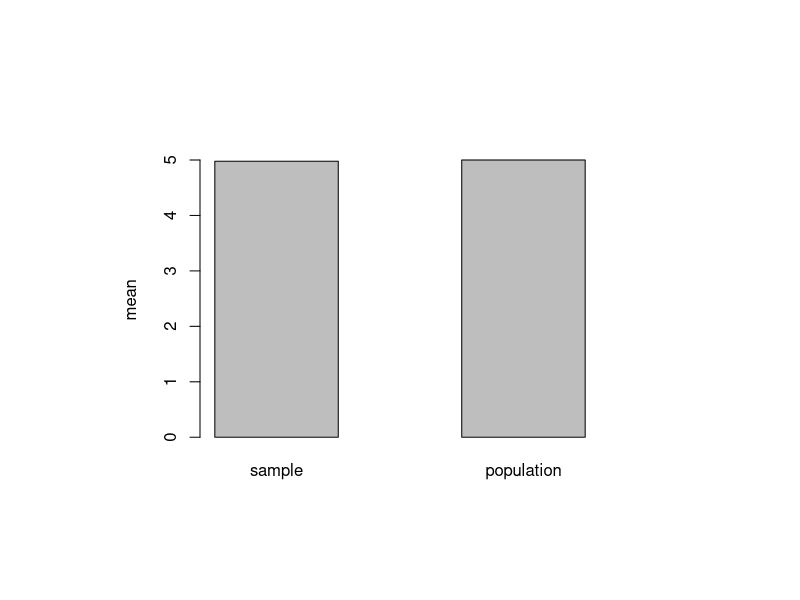
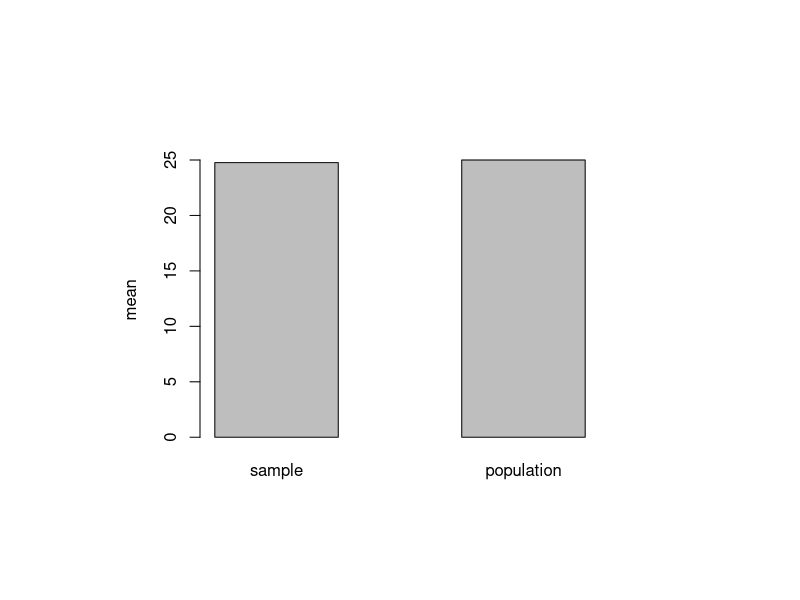
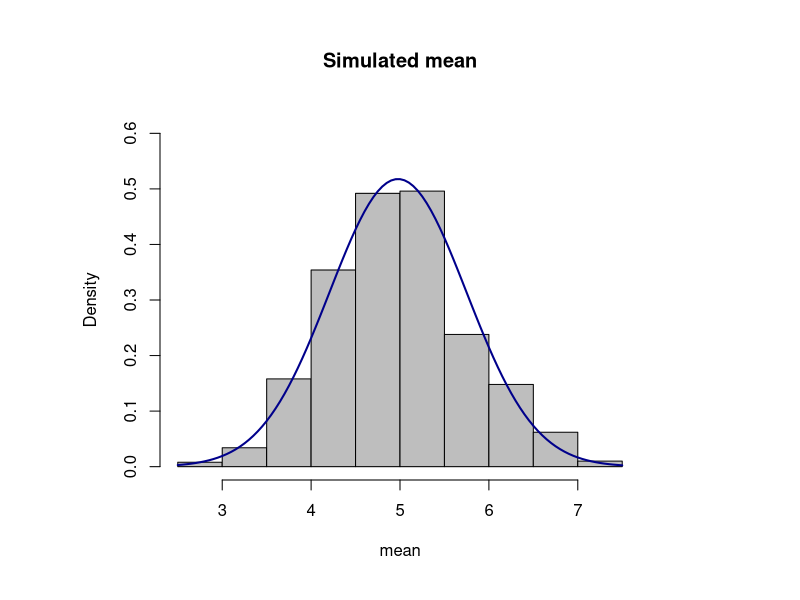

R code for these plots, in order:
## ---- chunk 1
data<-rexp(n=1000*40,rate=0.2)
## ---- chunk 2
sample_mean=mean(data); population_mean=5
par(mar=c(8,10,8,10))
barplot(height=c(sample=sample_mean,population=population_mean),width=0.5,space=1,
        ylab="mean",axes=TRUE)
## ---- chunk 3
sample_var=var(data); population_var=25
par(mar=c(8,10,8,10))
barplot(height=c(sample=sample_var,population=population_var),width=0.5,space=1,
       ylab="mean",axes=TRUE)
## ---- chunk 4
data_n<-matrix(data, nrow=1000, ncol=40)
meandata<-apply(data_n,1,mean)
m<-mean(meandata); std=sd(meandata)
par(mar=c(6,8,6,8))
hist(meandata,main="Simulated mean",ylim=c(0,0.6),xlab="mean",col="grey",prob=TRUE)
curve(dnorm(x,mean=m,sd=std),col="darkblue",lwd=2,add=TRUE)
